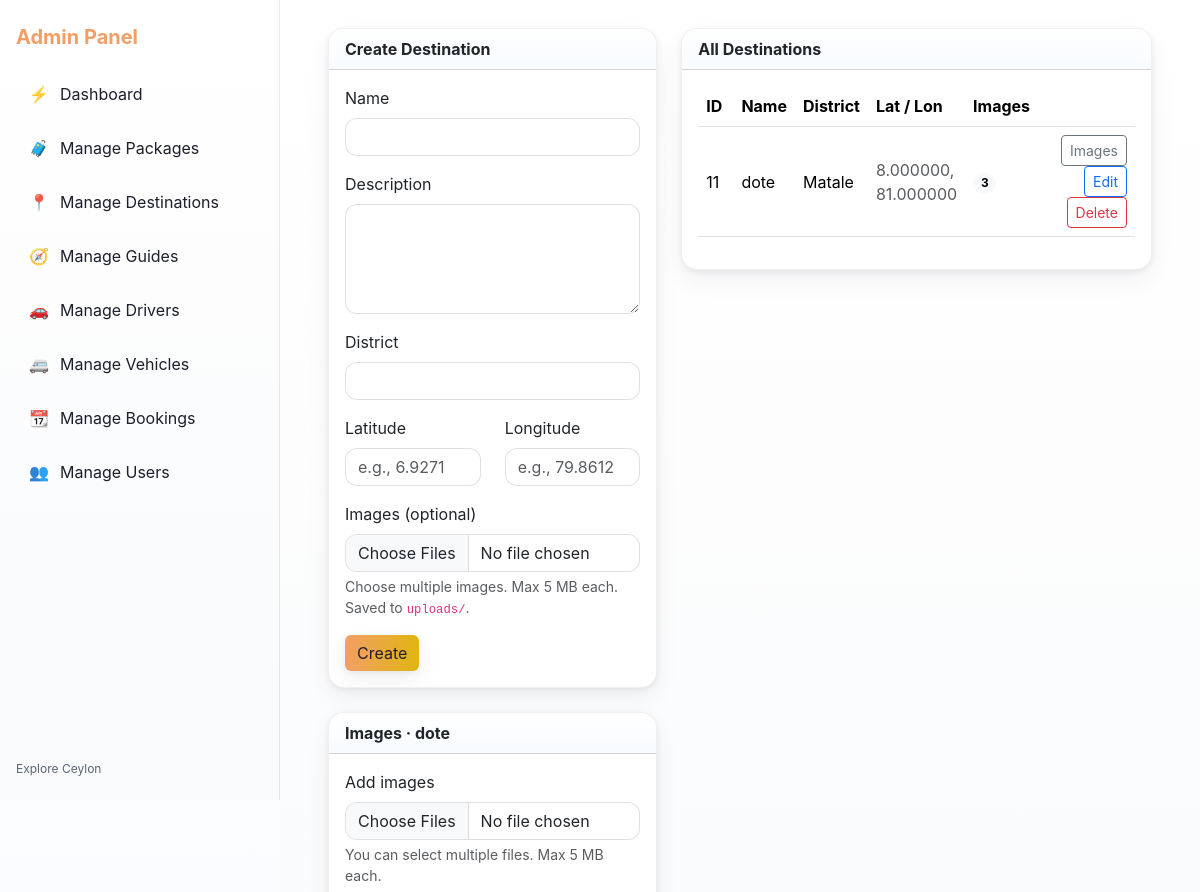
Page /Admin/ManageDestinations.php?images=11 (signed in, upper part) on the earlier database version.
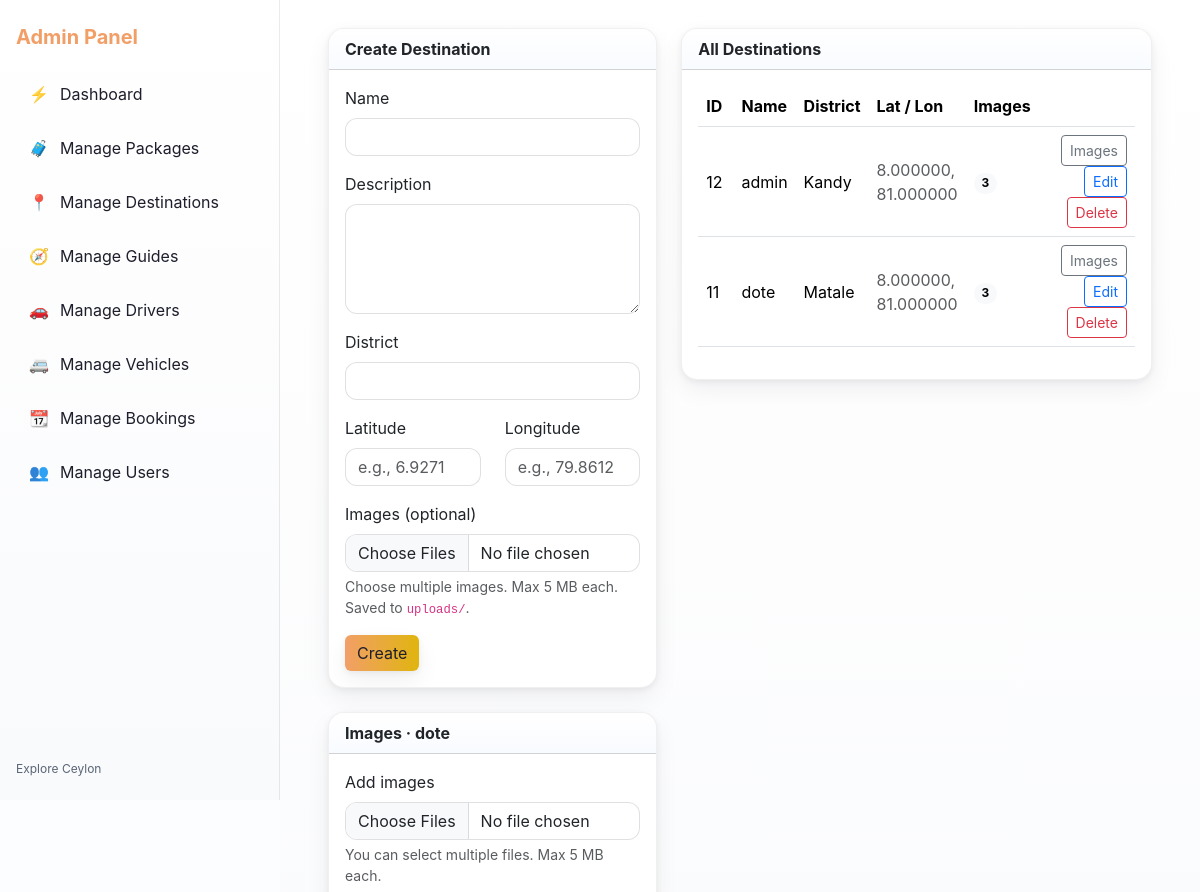
Same page on the later database version.
### tables this page shows
CREATE TABLE `destinations` (
  `Destination_ID` int(11) NOT NULL,
  `Name` varchar(300) NOT NULL,
  `Description` varchar(2000) NOT NULL,
  `District` varchar(200) NOT NULL,
  `latitude` decimal(10,6) DEFAULT NULL,
  `longitude` decimal(10,6) DEFAULT NULL,
  `User_ID` int(11) DEFAULT NULL
);

### Includes/config.php (called while the page is built, shortened)
<?php
if (!function_exists('url')) {
    function url(string $path = ''): string
    {
        return WEB_BASE . ltrim($path, '/');
    }
}

### Admin/ManageDestinations.php (the view, shortened to what the changed rows need)
<?php
require_once __DIR__ . '/../Includes/config.php';
require_once __DIR__ . '/../Includes/dbconnect.php';
$mysqli = $conn;
$mysqli->set_charset('utf8mb4');
function h($s){ return htmlspecialchars((string)$s, ENT_QUOTES, 'UTF-8'); }
$images_id = isset($_GET['images']) ? (int)$_GET['images'] : 0;
$dest_for_imgs = null;
if ($images_id > 0) {
  $stmt = $mysqli->prepare("SELECT * FROM destinations WHERE Destination_ID=?");
  $stmt->bind_param("i", $images_id);
  $stmt->execute();
  $res = $stmt->get_result();
  $dest_for_imgs = $res->fetch_assoc();
}
$all = [];
$q = "SELECT d.Destination_ID, d.Name, d.District, d.latitude, d.longitude,
             (SELECT COUNT(*) FROM destination_imgs di WHERE di.Destination_ID = d.Destination_ID) AS image_count
      FROM destinations d
      ORDER BY d.Name ASC";
$res = $mysqli->query($q);
if ($res) { while($r=$res->fetch_assoc()) { $all[] = $r; } $res->close(); }
?>
<!doctype html>
<html lang="en">
<head>
<link href="https://cdn.jsdelivr.net/npm/bootstrap@5.3.2/dist/css/bootstrap.min.css" rel="stylesheet">
<link rel="stylesheet" href="<?php echo h(url('Styles/ManageDestinations.css')); ?>">
</head>
<body>
<?php require __DIR__ . '/header.php'; ?>
<main class="main">
  <div class="container container-narrow">
    <div class="row g-4">
      <div class="col-lg-5">
        <?php if ($images_id>0 && !empty($dest_for_imgs)): ?>
        <div class="card mt-4">
          <div class="card-header">Images · <?php echo h($dest_for_imgs['Name']); ?></div>
          <div class="card-body">
            <form method="post" class="row g-2" enctype="multipart/form-data">
              <div class="col-12">
                <label class="form-label">Add images</label>
                <input type="file" name="images[]" class="form-control" multiple accept="image/*" required>
                <div class="form-text">You can select multiple files. Max 5 MB each.</div>
              </div>
            </form>
          </div>
        </div>
        <?php endif; ?>
      </div>
      <div class="col-lg-7">
        <div class="card">
          <div class="card-body">
            <?php if (!$all): ?>
              <p class="text-muted mb-0">No destinations yet.</p>
            <?php else: ?>
              <div class="table-responsive">
                <table class="table table-hover">
                  <thead>
                    <tr>
                      <th style="width:60px">ID</th>
                      <th>Name</th>
                      <th>District</th>
                      <th class="text-nowrap">Lat / Lon</th>
                      <th>Images</th>
                      <th class="text-end" style="width:220px"></th>
                    </tr>
                  </thead>
                  <tbody>
                    <?php foreach($all as $row): ?>
                      <tr>
                        <td><?php echo (int)$row['Destination_ID']; ?></td>
                        <td><?php echo h($row['Name']); ?></td>
                        <td><?php echo h($row['District']); ?></td>
                        <td class="text-muted">
                          <?php echo h($row['latitude']); ?>,
                          <?php echo h($row['longitude']); ?>
                        </td>
                        <td><span class="badge rounded-pill text-bg-light badge-soft"><?php echo (int)$row['image_count']; ?></span></td>
                        <td class="text-end">
                          <a class="btn btn-sm btn-outline-secondary" href="<?php echo h($_SERVER['PHP_SELF']."?images=".$row['Destination_ID']); ?>">Images</a>
                          <a class="btn btn-sm btn-outline-primary" href="<?php echo h($_SERVER['PHP_SELF']."?edit=".$row['Destination_ID']); ?>">Edit</a>
                          <form method="post" class="d-inline" onsubmit="return confirm('Delete this destination?');">
                            <button class="btn btn-sm btn-outline-danger">Delete</button>
                          </form>
                        </td>
                      </tr>
                    <?php endforeach; ?>
                  </tbody>
                </table>
              </div>
            <?php endif; ?>
          </div>
        </div>
      </div>
    </div>
  </div>
</main>
</body>
</html>

Differences in the rows shown:
added destinations: Destination_ID "12", Name "admin", District "Kandy", latitude "8.000000", longitude "81.000000", image_count "3"
